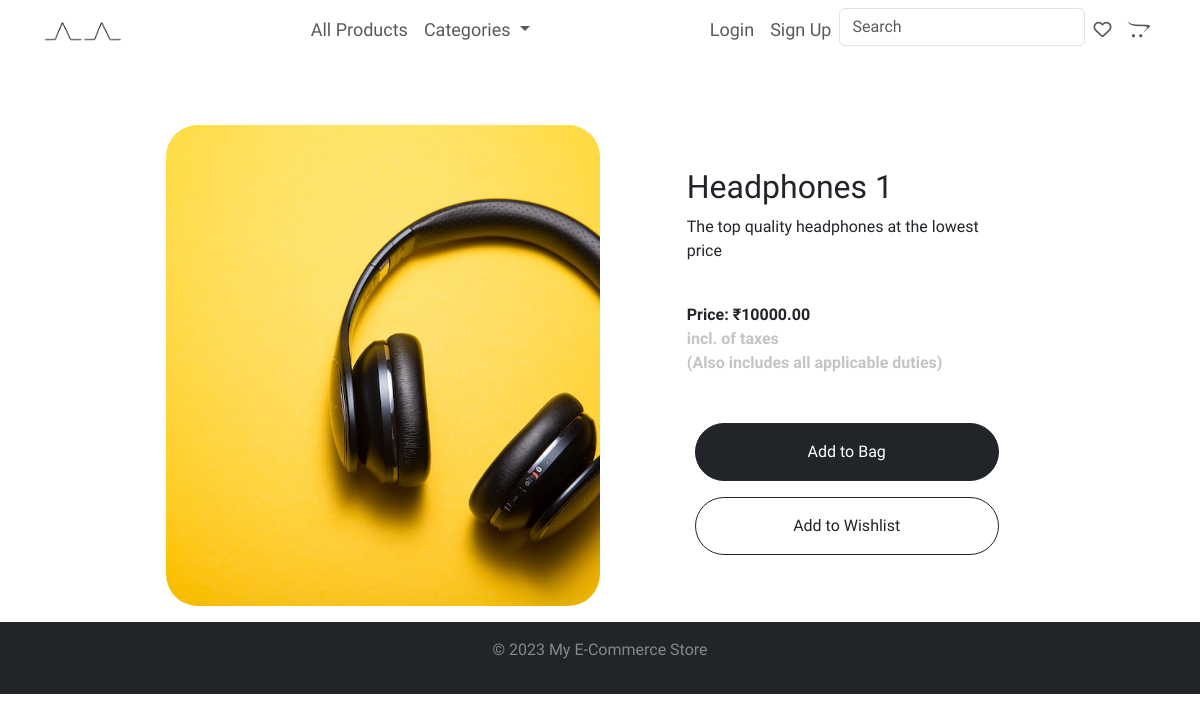
The app's page /products/2 with its own data.
### ecommerce/models.py (models this page shows, shortened)
class Product(models.Model):
    name = models.CharField(max_length=200)
    description = models.TextField()
    tagline = models.CharField(max_length=50, help_text="A short and crisp tagline. Ex: 'Sustainable Materials', 'Classic'", blank=True, null=True)
    price = models.DecimalField(max_digits=10, decimal_places=2)
    image = models.ImageField(upload_to='media/', help_text="Try to provide the image in the landscape format")
    stock = models.PositiveIntegerField()
    CATEGORY_CHOICES = (
        ('Electronics','Electronics'),
        ('Clothing','Clothing'),
        ('Books','Books'),
        ('Home','Home'),
        ('Kids','Kids'),
        ('Cosmetics','Cosmetics'),
        ('Fashion','Fashion'),
    )
    category = models.CharField(max_length=20, choices=CATEGORY_CHOICES)

### ecommerce/views.py (the view)
# urls.py: path('products/<int:product_id>', views.product_detail, name='product_detail'),
def product_detail(request, product_id):
    product = Product.objects.get(id  = product_id)
    categories = []
    for i in Product.objects.all():
        if(i.category in categories):
            pass
        else:
            categories.append(i.category)
    context = {"categories": categories, "product": product}
    return render(request, 'product_detail.html', context)

### ecommerce/Templates/product_detail.html (shortened to what this page needs)
{% extends "master.html" %}
{% block content %}
<section class="product-details d-flex flex-row justify-content-around p-3 w-75">
    <img src=" {{ product.image.url }}" alt="{{ product.name }}" class="img-fluid product-image rounded-5 w-50">
    <div class="product-info w-50">
        <h2>{{ product.name }}</h2>
        <p class="product-description">{{ product.description }}</p>
        <div class="product-info-price">
            <p class="product-price">Price: ₹{{ product.price }}<br>
                <span class="product-price-desc">incl. of taxes <br>(Also includes all applicable duties)</span>
            </p>
        </div>
        <div class="product-info-button-group">
            <a href="" class="btn btn-dark rounded-5 p-3 m-2 w-100">Add to Bag</a>
            <a href="" class="btn btn-outline-dark rounded-5 p-3 m-2 w-100">Add to Wishlist</a>
        </div>
    </div>
</section>
{% endblock %}

### ecommerce/static/style.css (style rules this page uses)
* { font-family: 'Sacramento', cursive; font-family: 'Comfortaa', cursive; }
.product-details { gap: 5%; margin: auto; margin-top: 50px; }
.product-info { padding: 5%; }
.product-price-desc { color: rgb(197, 196, 196); }
.product-info-price { font-weight: bolder; margin-top: 40px; margin-bottom: 40px; }
.product-details img { object-fit: cover; }

### records on screen
Product: image (picture), name "Headphones 1", description "The top quality headphones at the lowest price", price "10000.00"
